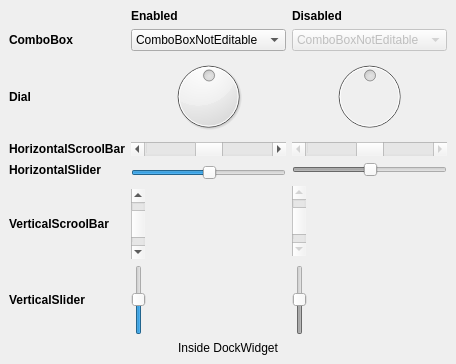
<?xml version="1.0" encoding="UTF-8"?>
<ui version="4.0">
 <class>DockWidget</class>
 <widget class="QDockWidget" name="DockWidget">
  <property name="geometry">
   <rect>
    <x>0</x>
    <y>0</y>
    <width>380</width>
    <height>364</height>
   </rect>
  </property>
  <property name="windowTitle">
   <string>Inputs - No Fields</string>
  </property>
  <widget class="QWidget" name="dockWidgetContents">
   <layout class="QGridLayout" name="gridLayout">
    <item row="2" column="1">
     <widget class="QDial" name="dial">
      <property name="minimumSize">
       <size>
        <width>0</width>
        <height>0</height>
       </size>
      </property>
      <property name="maximumSize">
       <size>
        <width>16777215</width>
        <height>16777215</height>
       </size>
      </property>
      <property name="toolTip">
       <string>This is a tool tip</string>
      </property>
      <property name="statusTip">
       <string>This is a status tip</string>
      </property>
      <property name="whatsThis">
       <string>This is &quot;what is this&quot;</string>
      </property>
      <property name="value">
       <number>50</number>
      </property>
     </widget>
    </item>
    <item row="7" column="0">
     <widget class="QLabel" name="label_25">
      <property name="minimumSize">
       <size>
        <width>0</width>
        <height>0</height>
       </size>
      </property>
      <property name="maximumSize">
       <size>
        <width>16777215</width>
        <height>16777215</height>
       </size>
      </property>
      <property name="font">
       <font>
        <weight>75</weight>
        <bold>true</bold>
       </font>
      </property>
      <property name="toolTip">
       <string>This is a tool tip</string>
      </property>
      <property name="statusTip">
       <string>This is a status tip</string>
      </property>
      <property name="whatsThis">
       <string>This is &quot;what is this&quot;</string>
      </property>
      <property name="text">
       <string>VerticalSlider</string>
      </property>
     </widget>
    </item>
    <item row="3" column="2">
     <widget class="QScrollBar" name="horizontalScrollBarDis">
      <property name="enabled">
       <bool>false</bool>
      </property>
      <property name="minimumSize">
       <size>
        <width>0</width>
        <height>0</height>
       </size>
      </property>
      <property name="maximumSize">
       <size>
        <width>16777215</width>
        <height>16777215</height>
       </size>
      </property>
      <property name="toolTip">
       <string>This is a tool tip</string>
      </property>
      <property name="statusTip">
       <string>This is a status tip</string>
      </property>
      <property name="whatsThis">
       <string>This is &quot;what is this&quot;</string>
      </property>
      <property name="value">
       <number>50</number>
      </property>
      <property name="orientation">
       <enum>Qt::Horizontal</enum>
      </property>
     </widget>
    </item>
    <item row="7" column="1">
     <widget class="QSlider" name="verticalSlider">
      <property name="minimumSize">
       <size>
        <width>0</width>
        <height>70</height>
       </size>
      </property>
      <property name="maximumSize">
       <size>
        <width>16777215</width>
        <height>70</height>
       </size>
      </property>
      <property name="toolTip">
       <string>This is a tool tip</string>
      </property>
      <property name="statusTip">
       <string>This is a status tip</string>
      </property>
      <property name="whatsThis">
       <string>This is &quot;what is this&quot;</string>
      </property>
      <property name="value">
       <number>50</number>
      </property>
      <property name="orientation">
       <enum>Qt::Vertical</enum>
      </property>
     </widget>
    </item>
    <item row="4" column="0">
     <widget class="QLabel" name="label_24">
      <property name="minimumSize">
       <size>
        <width>0</width>
        <height>0</height>
       </size>
      </property>
      <property name="maximumSize">
       <size>
        <width>16777215</width>
        <height>16777215</height>
       </size>
      </property>
      <property name="font">
       <font>
        <weight>75</weight>
        <bold>true</bold>
       </font>
      </property>
      <property name="toolTip">
       <string>This is a tool tip</string>
      </property>
      <property name="statusTip">
       <string>This is a status tip</string>
      </property>
      <property name="whatsThis">
       <string>This is &quot;what is this&quot;</string>
      </property>
      <property name="text">
       <string>HorizontalSlider</string>
      </property>
     </widget>
    </item>
    <item row="4" column="1" rowspan="2">
     <widget class="QSlider" name="horizontalSlider">
      <property name="minimumSize">
       <size>
        <width>0</width>
        <height>0</height>
       </size>
      </property>
      <property name="maximumSize">
       <size>
        <width>16777215</width>
        <height>16777215</height>
       </size>
      </property>
      <property name="toolTip">
       <string>This is a tool tip</string>
      </property>
      <property name="statusTip">
       <string>This is a status tip</string>
      </property>
      <property name="whatsThis">
       <string>This is &quot;what is this&quot;</string>
      </property>
      <property name="value">
       <number>50</number>
      </property>
      <property name="orientation">
       <enum>Qt::Horizontal</enum>
      </property>
     </widget>
    </item>
    <item row="4" column="2">
     <widget class="QSlider" name="horizontalSliderDis">
      <property name="enabled">
       <bool>false</bool>
      </property>
      <property name="minimumSize">
       <size>
        <width>0</width>
        <height>0</height>
       </size>
      </property>
      <property name="maximumSize">
       <size>
        <width>16777215</width>
        <height>16777215</height>
       </size>
      </property>
      <property name="toolTip">
       <string>This is a tool tip</string>
      </property>
      <property name="statusTip">
       <string>This is a status tip</string>
      </property>
      <property name="whatsThis">
       <string>This is &quot;what is this&quot;</string>
      </property>
      <property name="value">
       <number>50</number>
      </property>
      <property name="orientation">
       <enum>Qt::Horizontal</enum>
      </property>
     </widget>
    </item>
    <item row="6" column="0">
     <widget class="QLabel" name="label_23">
      <property name="minimumSize">
       <size>
        <width>0</width>
        <height>0</height>
       </size>
      </property>
      <property name="maximumSize">
       <size>
        <width>16777215</width>
        <height>16777215</height>
       </size>
      </property>
      <property name="font">
       <font>
        <weight>75</weight>
        <bold>true</bold>
       </font>
      </property>
      <property name="toolTip">
       <string>This is a tool tip</string>
      </property>
      <property name="statusTip">
       <string>This is a status tip</string>
      </property>
      <property name="whatsThis">
       <string>This is &quot;what is this&quot;</string>
      </property>
      <property name="text">
       <string>VerticalScroolBar</string>
      </property>
     </widget>
    </item>
    <item row="0" column="2">
     <widget class="QLabel" name="label_2">
      <property name="font">
       <font>
        <weight>75</weight>
        <bold>true</bold>
       </font>
      </property>
      <property name="text">
       <string>Disabled</string>
      </property>
     </widget>
    </item>
    <item row="5" column="2" rowspan="2">
     <widget class="QScrollBar" name="verticalScrollBarDis">
      <property name="enabled">
       <bool>false</bool>
      </property>
      <property name="minimumSize">
       <size>
        <width>0</width>
        <height>70</height>
       </size>
      </property>
      <property name="maximumSize">
       <size>
        <width>16777215</width>
        <height>70</height>
       </size>
      </property>
      <property name="toolTip">
       <string>This is a tool tip</string>
      </property>
      <property name="statusTip">
       <string>This is a status tip</string>
      </property>
      <property name="whatsThis">
       <string>This is &quot;what is this&quot;</string>
      </property>
      <property name="value">
       <number>50</number>
      </property>
      <property name="orientation">
       <enum>Qt::Vertical</enum>
      </property>
     </widget>
    </item>
    <item row="2" column="0">
     <widget class="QLabel" name="label_21">
      <property name="minimumSize">
       <size>
        <width>0</width>
        <height>0</height>
       </size>
      </property>
      <property name="maximumSize">
       <size>
        <width>16777215</width>
        <height>16777215</height>
       </size>
      </property>
      <property name="font">
       <font>
        <weight>75</weight>
        <bold>true</bold>
       </font>
      </property>
      <property name="toolTip">
       <string>This is a tool tip</string>
      </property>
      <property name="statusTip">
       <string>This is a status tip</string>
      </property>
      <property name="whatsThis">
       <string>This is &quot;what is this&quot;</string>
      </property>
      <property name="text">
       <string>Dial</string>
      </property>
     </widget>
    </item>
    <item row="8" column="0">
     <spacer name="verticalSpacerDis">
      <property name="toolTip">
       <string>This is a tool tip</string>
      </property>
      <property name="statusTip">
       <string>This is a status tip</string>
      </property>
      <property name="whatsThis">
       <string>This is &quot;what is this&quot;</string>
      </property>
      <property name="orientation">
       <enum>Qt::Vertical</enum>
      </property>
      <property name="sizeHint" stdset="0">
       <size>
        <width>20</width>
        <height>0</height>
       </size>
      </property>
     </spacer>
    </item>
    <item row="6" column="1">
     <widget class="QScrollBar" name="verticalScrollBar">
      <property name="minimumSize">
       <size>
        <width>0</width>
        <height>70</height>
       </size>
      </property>
      <property name="maximumSize">
       <size>
        <width>16777215</width>
        <height>70</height>
       </size>
      </property>
      <property name="toolTip">
       <string>This is a tool tip</string>
      </property>
      <property name="statusTip">
       <string>This is a status tip</string>
      </property>
      <property name="whatsThis">
       <string>This is &quot;what is this&quot;</string>
      </property>
      <property name="value">
       <number>50</number>
      </property>
      <property name="orientation">
       <enum>Qt::Vertical</enum>
      </property>
     </widget>
    </item>
    <item row="3" column="1">
     <widget class="QScrollBar" name="horizontalScrollBar">
      <property name="minimumSize">
       <size>
        <width>0</width>
        <height>0</height>
       </size>
      </property>
      <property name="maximumSize">
       <size>
        <width>16777215</width>
        <height>16777215</height>
       </size>
      </property>
      <property name="toolTip">
       <string>This is a tool tip</string>
      </property>
      <property name="statusTip">
       <string>This is a status tip</string>
      </property>
      <property name="whatsThis">
       <string>This is &quot;what is this&quot;</string>
      </property>
      <property name="value">
       <number>50</number>
      </property>
      <property name="orientation">
       <enum>Qt::Horizontal</enum>
      </property>
     </widget>
    </item>
    <item row="1" column="1">
     <widget class="QComboBox" name="comboBox">
      <property name="minimumSize">
       <size>
        <width>0</width>
        <height>0</height>
       </size>
      </property>
      <property name="maximumSize">
       <size>
        <width>16777215</width>
        <height>16777215</height>
       </size>
      </property>
      <property name="toolTip">
       <string>This is a tool tip</string>
      </property>
      <property name="statusTip">
       <string>This is a status tip</string>
      </property>
      <property name="whatsThis">
       <string>This is &quot;what is this&quot;</string>
      </property>
      <item>
       <property name="text">
        <string>ComboBoxNotEditable</string>
       </property>
      </item>
      <item>
       <property name="text">
        <string>Option 1 No Icon</string>
       </property>
      </item>
      <item>
       <property name="text">
        <string>Option 2 No Icon</string>
       </property>
      </item>
      <item>
       <property name="text">
        <string>Option 1 With Icon</string>
       </property>
       <property name="icon">
        <iconset resource="../../jam_darkstyle/style.qrc">
         <normaloff>:/qss_icons/rc/window_undock.png</normaloff>:/qss_icons/rc/window_undock.png</iconset>
       </property>
      </item>
      <item>
       <property name="text">
        <string>Option 2 With Icon</string>
       </property>
       <property name="icon">
        <iconset resource="../../jam_darkstyle/style.qrc">
         <normaloff>:/qss_icons/rc/window_undock_focus@2x.png</normaloff>:/qss_icons/rc/window_undock_focus@2x.png</iconset>
       </property>
      </item>
     </widget>
    </item>
    <item row="3" column="0">
     <widget class="QLabel" name="label_22">
      <property name="minimumSize">
       <size>
        <width>0</width>
        <height>0</height>
       </size>
      </property>
      <property name="maximumSize">
       <size>
        <width>16777215</width>
        <height>16777215</height>
       </size>
      </property>
      <property name="font">
       <font>
        <weight>75</weight>
        <bold>true</bold>
       </font>
      </property>
      <property name="toolTip">
       <string>This is a tool tip</string>
      </property>
      <property name="statusTip">
       <string>This is a status tip</string>
      </property>
      <property name="whatsThis">
       <string>This is &quot;what is this&quot;</string>
      </property>
      <property name="text">
       <string>HorizontalScroolBar</string>
      </property>
     </widget>
    </item>
    <item row="0" column="1">
     <widget class="QLabel" name="label">
      <property name="font">
       <font>
        <weight>75</weight>
        <bold>true</bold>
       </font>
      </property>
      <property name="text">
       <string>Enabled</string>
      </property>
     </widget>
    </item>
    <item row="9" column="0" colspan="3">
     <widget class="QLabel" name="label_50">
      <property name="toolTip">
       <string>This is a tool tip</string>
      </property>
      <property name="statusTip">
       <string>This is a status tip</string>
      </property>
      <property name="whatsThis">
       <string>This is &quot;what is this&quot;</string>
      </property>
      <property name="text">
       <string>Inside DockWidget</string>
      </property>
      <property name="alignment">
       <set>Qt::AlignCenter</set>
      </property>
     </widget>
    </item>
    <item row="1" column="0">
     <widget class="QLabel" name="label_11">
      <property name="minimumSize">
       <size>
        <width>0</width>
        <height>0</height>
       </size>
      </property>
      <property name="maximumSize">
       <size>
        <width>16777215</width>
        <height>16777215</height>
       </size>
      </property>
      <property name="font">
       <font>
        <weight>75</weight>
        <bold>true</bold>
       </font>
      </property>
      <property name="toolTip">
       <string>This is a tool tip</string>
      </property>
      <property name="statusTip">
       <string>This is a status tip</string>
      </property>
      <property name="whatsThis">
       <string>This is &quot;what is this&quot;</string>
      </property>
      <property name="text">
       <string>ComboBox</string>
      </property>
     </widget>
    </item>
    <item row="2" column="2">
     <widget class="QDial" name="dialDis">
      <property name="enabled">
       <bool>false</bool>
      </property>
      <property name="minimumSize">
       <size>
        <width>0</width>
        <height>0</height>
       </size>
      </property>
      <property name="maximumSize">
       <size>
        <width>16777215</width>
        <height>16777215</height>
       </size>
      </property>
      <property name="toolTip">
       <string>This is a tool tip</string>
      </property>
      <property name="statusTip">
       <string>This is a status tip</string>
      </property>
      <property name="whatsThis">
       <string>This is &quot;what is this&quot;</string>
      </property>
      <property name="value">
       <number>50</number>
      </property>
     </widget>
    </item>
    <item row="7" column="2">
     <widget class="QSlider" name="verticalSliderDis">
      <property name="enabled">
       <bool>false</bool>
      </property>
      <property name="minimumSize">
       <size>
        <width>0</width>
        <height>70</height>
       </size>
      </property>
      <property name="maximumSize">
       <size>
        <width>16777215</width>
        <height>70</height>
       </size>
      </property>
      <property name="toolTip">
       <string>This is a tool tip</string>
      </property>
      <property name="statusTip">
       <string>This is a status tip</string>
      </property>
      <property name="whatsThis">
       <string>This is &quot;what is this&quot;</string>
      </property>
      <property name="value">
       <number>50</number>
      </property>
      <property name="orientation">
       <enum>Qt::Vertical</enum>
      </property>
     </widget>
    </item>
    <item row="1" column="2">
     <widget class="QComboBox" name="comboBoxDis">
      <property name="enabled">
       <bool>false</bool>
      </property>
      <property name="minimumSize">
       <size>
        <width>0</width>
        <height>0</height>
       </size>
      </property>
      <property name="maximumSize">
       <size>
        <width>16777215</width>
        <height>16777215</height>
       </size>
      </property>
      <property name="toolTip">
       <string>This is a tool tip</string>
      </property>
      <property name="statusTip">
       <string>This is a status tip</string>
      </property>
      <property name="whatsThis">
       <string>This is &quot;what is this&quot;</string>
      </property>
      <item>
       <property name="text">
        <string>ComboBoxNotEditable</string>
       </property>
      </item>
      <item>
       <property name="text">
        <string>ComboBox B</string>
       </property>
      </item>
      <item>
       <property name="text">
        <string>ComboBox C</string>
       </property>
      </item>
     </widget>
    </item>
   </layout>
  </widget>
 </widget>
 <resources>
  <include location="../../jam_darkstyle/style.qrc"/>
 </resources>
 <connections>
  <connection>
   <sender>dial</sender>
   <signal>sliderMoved(int)</signal>
   <receiver>dialDis</receiver>
   <slot>setValue(int)</slot>
   <hints>
    <hint type="sourcelabel">
     <x>222</x>
     <y>122</y>
    </hint>
    <hint type="destinationlabel">
     <x>299</x>
     <y>121</y>
    </hint>
   </hints>
  </connection>
  <connection>
   <sender>horizontalScrollBar</sender>
   <signal>sliderMoved(int)</signal>
   <receiver>horizontalScrollBarDis</receiver>
   <slot>setValue(int)</slot>
   <hints>
    <hint type="sourcelabel">
     <x>196</x>
     <y>158</y>
    </hint>
    <hint type="destinationlabel">
     <x>314</x>
     <y>163</y>
    </hint>
   </hints>
  </connection>
  <connection>
   <sender>horizontalSlider</sender>
   <signal>sliderMoved(int)</signal>
   <receiver>horizontalSliderDis</receiver>
   <slot>setValue(int)</slot>
   <hints>
    <hint type="sourcelabel">
     <x>192</x>
     <y>192</y>
    </hint>
    <hint type="destinationlabel">
     <x>305</x>
     <y>190</y>
    </hint>
   </hints>
  </connection>
  <connection>
   <sender>verticalScrollBar</sender>
   <signal>sliderMoved(int)</signal>
   <receiver>verticalScrollBarDis</receiver>
   <slot>setValue(int)</slot>
   <hints>
    <hint type="sourcelabel">
     <x>163</x>
     <y>236</y>
    </hint>
    <hint type="destinationlabel">
     <x>284</x>
     <y>245</y>
    </hint>
   </hints>
  </connection>
  <connection>
   <sender>verticalSlider</sender>
   <signal>sliderMoved(int)</signal>
   <receiver>verticalSliderDis</receiver>
   <slot>setValue(int)</slot>
   <hints>
    <hint type="sourcelabel">
     <x>172</x>
     <y>328</y>
    </hint>
    <hint type="destinationlabel">
     <x>289</x>
     <y>329</y>
    </hint>
   </hints>
  </connection>
  <connection>
   <sender>comboBox</sender>
   <signal>currentIndexChanged(int)</signal>
   <receiver>comboBoxDis</receiver>
   <slot>setCurrentIndex(int)</slot>
   <hints>
    <hint type="sourcelabel">
     <x>230</x>
     <y>76</y>
    </hint>
    <hint type="destinationlabel">
     <x>322</x>
     <y>77</y>
    </hint>
   </hints>
  </connection>
 </connections>
</ui>
